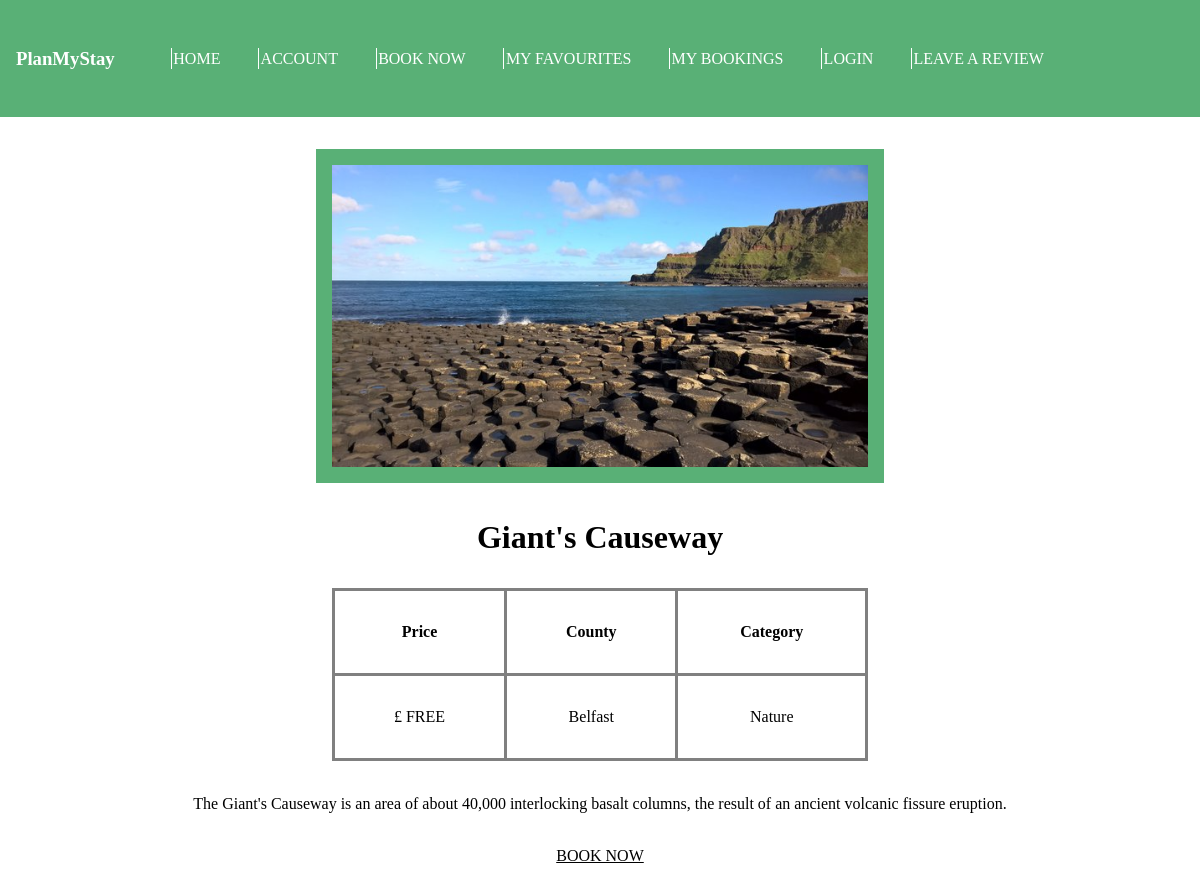
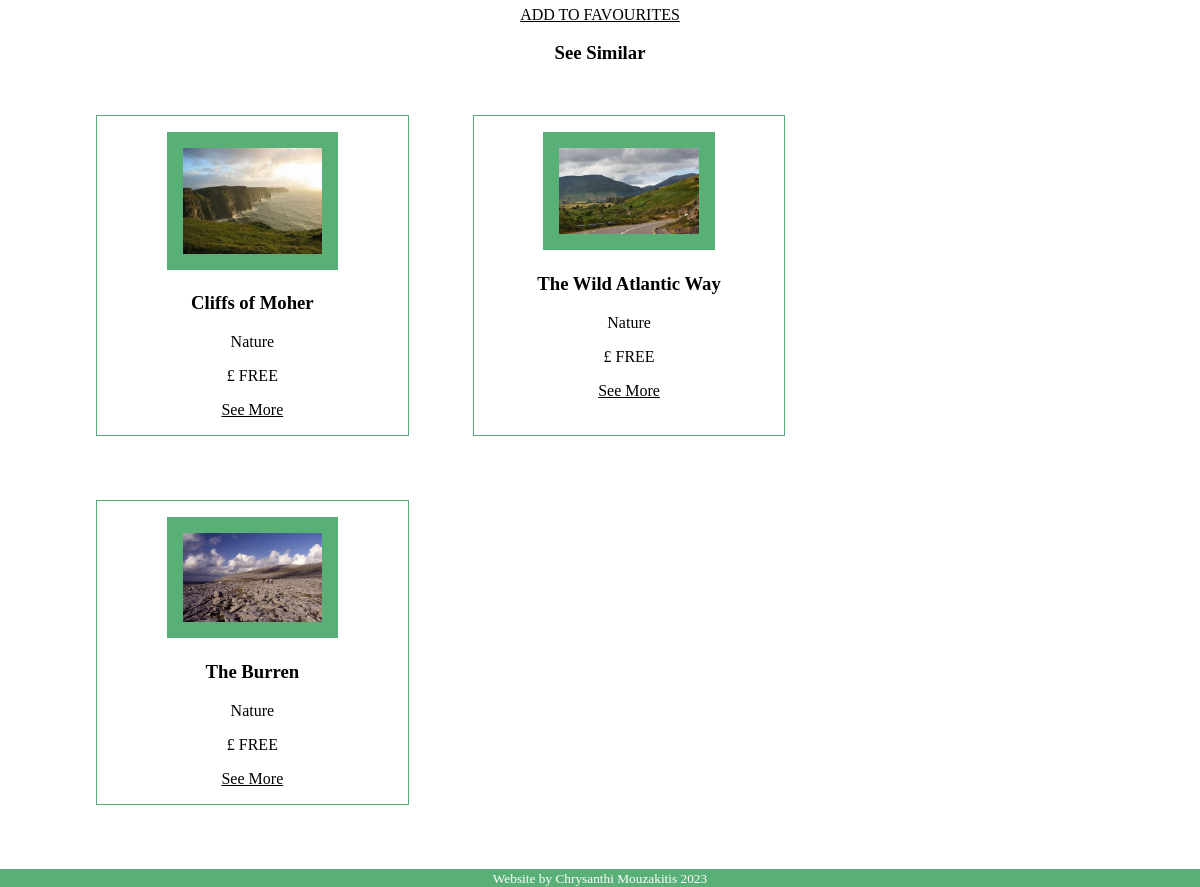
/activity/1, run on the app's committed database (2 pictures, top to bottom).
### tables this page shows
CREATE TABLE activities 
(
    activity_id INTEGER PRIMARY KEY AUTOINCREMENT,
    county TEXT NOT NULL,
    category TEXT NOT NULL,
    name TEXT NOT NULL,
    price INTEGER NOT NULL,
    pricenote TEXT NOT NULL,
    description TEXT NOT NULL,
    image TEXT NOT NULL

);

### app.py (the view)
@app.route("/activity/<int:activity_id>")
def activity(activity_id):
    db = get_db()
    activities = db.execute("""SELECT * FROM activities WHERE activity_id =?;""", (activity_id,)).fetchone()
    category = activities["category"]
    print(category)
    other_activities=db.execute("""SELECT * FROM activities WHERE category = ? AND activity_id <> ?;""", (category, activity_id)).fetchall()
    return render_template("activity.html", activity=activities, other_activities=other_activities)

### app.py (called while the page is built)
@app.before_request
def logged_in_user():
    g.user = session.get("user_id", None)

@app.before_request
def logged_in_admin():
    g.admin = session.get("admin_id", None)

### database.py (called while the page is built)
def get_db():
    if "db" not in g:
        g.db = sqlite3.connect(DATABASE,
            detect_types=sqlite3.PARSE_DECLTYPES
        )
        g.db.row_factory = sqlite3.Row
    return g.db

### templates/activity.html
{% extends "base.html" %}
{% block main_content %}
<section id="activity">
<img src="../static/{{activity['image']}}" alt="a big picture of {{activity['name']}}"/>
<h1>{{activity["name"]}}</h1>
<table>
    <tr>
        <th>Price</th>
        <th>County</th>
        <th>Category</th>
    </tr>
    <tr>
        <td>£ {{activity["pricenote"]}}</td>
        <td>{{activity["county"]}}</td>
        <td>{{activity["category"]}}</td>
    </tr>
</table>
<br/>
<p>{{activity["description"]}}</p>
<br/>
<a href="{{url_for('book_activity', activity_id=activity['activity_id'])}}" class="small_link">BOOK NOW</a>
<br/>
<a href="{{url_for('fav_activity', activity_id=activity['activity_id'])}}" class="small_link">ADD TO FAVOURITES</a>
<h3 >See Similar</h3>
<aside>
{% for act in other_activities %}
<section id = "act">
<img src="../static/{{act['image']}}"/>
<h3>{{act["name"]}}</h3>
<p>{{act["category"]}}</p>
<p>£ {{act["pricenote"]}}</p>
<a href="{{url_for('activity', activity_id=act['activity_id'])}}" class="small_link">See More</a>
</section>
{% endfor %}
</aside>
</section>
{% endblock %}

### templates/base.html (shortened to what this page needs)
<!DOCTYPE html>
<html lang="en">
    <head>
        <link rel="stylesheet" href="{{ url_for('static', filename='css.css')}}" />
    </head>
    <body>
        <nav>
            <h3>PlanMyStay</h3>
            <ul>
                <li><a href="{{url_for('index')}}">HOME</a></li>
                <li><a href="{{url_for('account')}}">ACCOUNT</a></li>
                <li><a href="{{url_for('activities')}}">BOOK NOW</a></li>
                <li><a href="{{url_for('faved_activities')}}">MY FAVOURITES</a></li>
                <li><a href="{{url_for('booked_activities')}}">MY BOOKINGS</a></li>
                <li><a href="{{url_for('login')}}">LOGIN</a></li>
                <li><a href="{{url_for('add_review')}}">LEAVE A REVIEW</a></li>
            </ul>
        </nav>
        <section>
        {% block main_content %} {% endblock %}
        </section>
        <footer>
            <small>Website by Chrysanthi Mouzakitis 2023</small>
        </footer>
    </body>
</html>

### static/css.css (style rules this page uses)
body { text-align: center; }
h1 { font-size: 2em; }
nav { margin: 0; padding:1em; background-color: #59b076; color: #fff; font-family: 'Times New Roman'; display:flex; flex-wrap: wrap; align-items:center; position:sticky; top:0; left:0; }
li a { color: white; border-radius: 0; display: inline-block; border-left: 0.1em solid white; padding: 0.1em; margin:1em; }
a { text-decoration: none; }
nav li { display: inline-block; }
ul { display: inline; }
body { margin: 0; }
section { margin:2em; }
table { border-collapse: collapse; margin:auto; text-align: center; }
td, th { border: .2em solid grey; padding: 0.5em; margin: 0.5em; padding:2em; }
section img { width:50%; margin:0; padding:0; }
footer { background-color: #59b076; color: white; }
#activity { text-align: center; }
#activity img, #loop section { border: 1em solid #59b076; width:50%; }
#activity table { text-align: center; width:50%; margin: auto; }
#activity h1 { font-size: 2em; }
.small_link { text-decoration: underline; }
a { display:block; color:black; }
#act { border: .1em solid #59b076; width:26%; padding:1em; }
aside { display:flex; flex-wrap: wrap; }

### data on the page
activities: image (picture), name "Giant's Causeway", pricenote "FREE", county "Belfast", category "Nature", description "The Giant's Causeway is an area of about 40,000 interlocking basalt columns, the result of an ancient volcanic fissure eruption."
activities: image (picture), name "Cliffs of Moher", category "Nature", pricenote "FREE"
activities: image (picture), name "The Wild Atlantic Way", category "Nature", pricenote "FREE"
activities: image (picture), name "The Burren", category "Nature", pricenote "FREE"
